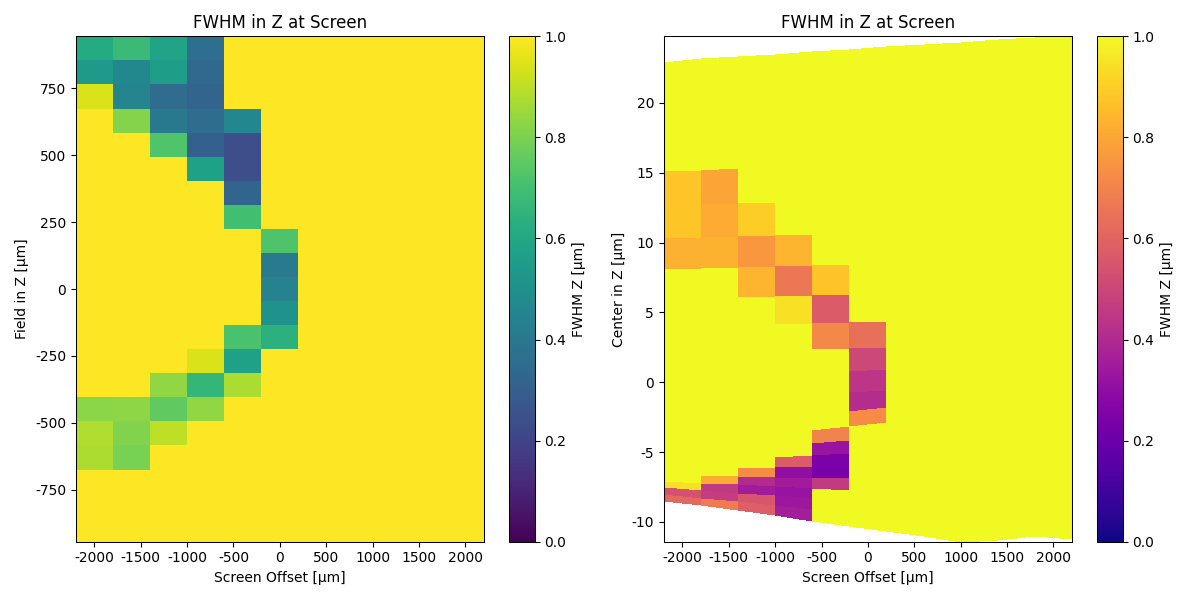

The script that saved this image:
# -*- coding: utf-8 -*-

import numpy as np
import sys
import os
# sys.path.append(r"/Users/lhuang/Documents/GitHub/xrt")
# sys.path.append(r"c:/GitHub/xrt")
sys.path.append(os.path.join('..', '..', '..'))
# from lei_oes import ConvexHyperbolicCylindricalMirrorXMF
import xrt.backends.raycing.sources as rsources
import xrt.backends.raycing.screens as rscreens
import xrt.backends.raycing.materials as rmats
import xrt.backends.raycing.materials_elemental as rmatsel
import xrt.backends.raycing.materials_compounds as rmatsco
import xrt.backends.raycing.materials_crystals as rmatscr
import xrt.backends.raycing.oes as roes
import xrt.backends.raycing.apertures as rapts
import xrt.backends.raycing.run as rrun
import xrt.backends.raycing as raycing
import xrt.plotter as xrtplot
import xrt.runner as xrtrun

import matplotlib.pyplot as plt

def _fwhm_from_hist(x, bins=201, rng=None, baseline=0.0):
    """
    Compute FWHM from 1D samples by histogramming and linearly
    interpolating the half-max crossings. Returns (width, xL, xR).
    """
    h, edges = np.histogram(x, bins=bins, range=rng)
    c = 0.5 * (edges[:-1] + edges[1:])

    # Peak & half level (with baseline)
    i_max = np.argmax(h)
    y_max = h[i_max]
    half = baseline + 0.5 * (y_max - baseline)

    # Left side crossing
    i_left = np.where(h[:i_max+1] <= half)[0]
    if i_left.size == 0:
        xL = c[0]
    else:
        i1 = i_left[-1]
        i2 = min(i1 + 1, i_max)
        xL = c[i1] + (half - h[i1]) * (c[i2] - c[i1]) / (h[i2] - h[i1] + 1e-30)

    # Right side crossing
    seg = h[i_max:]
    i_right = np.where(seg <= half)[0]
    if i_right.size == 0:
        xR = c[-1]
    else:
        j2 = i_right[0] + i_max
        j1 = max(j2 - 1, i_max)
        xR = c[j1] + (half - h[j1]) * (c[j2] - c[j1]) / (h[j2] - h[j1] + 1e-30)
        
    # Use the centoid of the histogram as the center of the distribution
    cz = np.sum(c * h) / np.sum(h) if np.sum(h) > 0 else 0.0

    return (xR - xL), xL, xR, cz


def fwhm_from_samples(samples, bins=201, range=None, baseline=0.0):
    """Tiny convenience wrapper."""
    return _fwhm_from_hist(np.asarray(samples, dtype=float),
                           bins=bins, rng=range, baseline=baseline)


# ===========================================================

m1_theta = 3.2169e-3
m1_p = 1457.6875
m1_q = 49.2891
m1_lu = 20.6970
m1_ld = 20.6970
m1_l = m1_lu + m1_ld

m2_theta = 3.3e-3
m2_p = 13.5490
m2_q = 6.5757
m2_lu = 7.0026
m2_ld = 4.5750

src_dx = 145.2e-3 / 5 / 2.355  # calculate RMS from FWHM
src_dz = 145.2e-3 / 5 / 2.355  # calculate RMS from FWHM

src_dxprime = 0.52e-3 / 2.355  # calculate RMS from FWHM
src_dzprime = 0.52e-3 / 2.355  # calculate RMS from FWHM

source_y0 = - m1_p * np.cos(m1_theta)
source_z0 = m1_p * np.sin(m1_theta)

m2_y = (m1_q - m2_p) * np.cos(m1_theta)
m2_z = (m1_q - m2_p) * np.sin(m1_theta)


def build_beamline(field_z = 0e-3, scr_offset = 0e-3): # field size in z direction

    # Update the source position based on the field size in z direction
    source_y = source_y0 + field_z * np.sin(m1_theta)
    source_z = source_z0 + field_z * np.cos(m1_theta)

    ca = (m1_theta + field_z/m1_p)*m1_l

    # Update the screen position based on the screen offset
    scr_y = m2_y + (m2_q + scr_offset) * np.cos(m1_theta + 2 * m2_theta)
    scr_z = m2_z + (m2_q + scr_offset) * np.sin(m1_theta + 2 * m2_theta)

    # ===========================================================

    beamLine = raycing.BeamLine()

    beamLine.geometricSource = rsources.GeometricSource(
        bl=beamLine,
        name="GS",
        center=[0, source_y, source_z],
        pitch=-m1_theta,
        nrays=500_000,
        dx=src_dx,
        dz=src_dz,
        dxprime=src_dxprime,
        dzprime=src_dzprime)

    beamLine.mask1 = rapts.RectangularAperture(
        bl=beamLine,
        name=r"Mask",
        center=[0, 0, 0],
        opening=[-10.0, 10.0, -ca/2, ca/2*1.2],
        x=[1.0, 0.0, 0.0],
        z=[0.0, 0.0, 1.0])

    beamLine.m1 = roes.ConcaveEllipticCylindricalMirrorXMF(
        bl=beamLine,
        name="HM",
        center=[0, 0, 0],
        theta=m1_theta,
        limPhysX=[-10.0, 10.0],
        limPhysY=[-m1_lu, m1_ld],
        p=m1_p,
        q=m1_q,
        )

    beamLine.m2 = roes.ConcaveHyperbolicCylindricalMirrorXMF(
        bl=beamLine,
        name="EM",
        center=[0, m2_y, m2_z],
        theta=m2_theta,
        extraPitch = m1_theta + m2_theta,
        limPhysX=[-10.0, 10.0],
        limPhysY=[-m2_lu, m2_ld],
        p=m2_p,
        q=m2_q,
        )

    beamLine.screen = rscreens.Screen(
        bl=beamLine,
        name="SCR",
        center=[0, scr_y, scr_z],
        z=[0, -np.sin(m1_theta+2*m2_theta), np.cos(m1_theta+2*m2_theta)]
    )

    return beamLine


def run_process(beamLine):
    geometricSource01beamGlobal01 = beamLine.geometricSource.shine()

    mask1_local = beamLine.mask1.propagate(
        beam=geometricSource01beamGlobal01)

    m1Param01beamGlobal01, m1Param01beamLocal01 = beamLine.m1.reflect(
        beam=geometricSource01beamGlobal01)

    m2Param01beamGlobal01, m2Param01beamLocal01 = beamLine.m2.reflect(
        beam=m1Param01beamGlobal01)

    screen01beamLocal01 = beamLine.screen.expose(
        beam=m2Param01beamGlobal01)

    outDict = {
        'geometricSource01beamGlobal01': geometricSource01beamGlobal01,
        'mask1Local': mask1_local,
        'm1Param01beamGlobal01': m1Param01beamGlobal01,
        'm1Param01beamLocal01': m1Param01beamLocal01,
        'm2Param01beamGlobal01': m2Param01beamGlobal01,
        'm2Param01beamLocal01': m2Param01beamLocal01,
        'screen01beamLocal01': screen01beamLocal01}
    beamLine.prepare_flow()
    
    # === FWHM at screen (local coordinates) ==============================
    # Keep only good rays
    b = screen01beamLocal01
    # XRT typically flags good rays with state == 1
    good = (b.state == 1)

    x = b.x[good]   # meters
    z = b.z[good]   # meters
    xr = (np.nanmin(x), np.nanmax(x))
    zr = (np.nanmin(z), np.nanmax(z))

    fwhm_x, xL, xR, _ = fwhm_from_samples(x, bins=min([round(np.sum(good)/100), 512]), range=xr, baseline=0.0)
    fwhm_z, zL, zR, _ = fwhm_from_samples(z, bins=min([round(np.sum(good)/100), 512]), range=zr, baseline=0.0)

    print(f"[Screen @ local]  FWHM_x = {fwhm_x:.6e} mm  ({fwhm_x*1e3:.3f} µm)")
    print(f"[Screen @ local]  FWHM_z = {fwhm_z:.6e} mm  ({fwhm_z*1e3:.3f} µm)")
    # =====================================================================
    
    beamLine.fwhm_x = fwhm_x
    beamLine.fwhm_z = fwhm_z
    beamLine.screen01beamLocal01 = screen01beamLocal01

    return outDict

rrun.run_process = run_process


def define_plots():
    plots = []

    Source = xrtplot.XYCPlot(
        beam=r"geometricSource01beamGlobal01",
        xaxis=xrtplot.XYCAxis(
            label=r"x",
            fwhmFormatStr=r"%.3f",
            unit="um",
            factor=1e3),
        yaxis=xrtplot.XYCAxis(
            label=r"z",
            fwhmFormatStr=r"%.3f",
            # limits=[source_z0*1e3-1500, source_z0*1e3+1500],
            # offset=source_z0*1e3,
            unit="um",
            factor=1e3),
        caxis=xrtplot.XYCAxis(
            label=r"energy",
            unit=r"eV"),
        title=r"Source",
        aspect="equal")
    plots.append(Source)

    M1Footprint = xrtplot.XYCPlot(
        beam=r"m1Param01beamLocal01",
        xaxis=xrtplot.XYCAxis(
            label=r"x",
            fwhmFormatStr=r"%.3f",
            # limits=[-1_000, 1_000],
            unit="um",
            factor=1e3),
        yaxis=xrtplot.XYCAxis(
            label=r"y",
            fwhmFormatStr=r"%.3f",
            limits=[-m1_lu*1e3, m1_ld*1e3],
            unit="um",
            factor=1e3),
        caxis=xrtplot.XYCAxis(
            label=r"energy",
            unit=r"eV"),
        title=r"Footprint",
        aspect="auto")
    plots.append(M1Footprint)
    
    M2Footprint = xrtplot.XYCPlot(
        beam=r"m2Param01beamLocal01",
        xaxis=xrtplot.XYCAxis(
            label=r"x",
            fwhmFormatStr=r"%.3f",
            # limits=[-5_000, 5_000],
            unit="um",
            factor=1e3),
        yaxis=xrtplot.XYCAxis(
            label=r"y",
            fwhmFormatStr=r"%.3f",
            limits=[-m2_lu*1e3, m2_ld*1e3],
            unit="um",
            factor=1e3),
        caxis=xrtplot.XYCAxis(
            label=r"energy",
            unit=r"eV"),
        title=r"Footprint",
        aspect="auto")
    plots.append(M2Footprint)

    Focus = xrtplot.XYCPlot(
        beam=r"screen01beamLocal01",
        xaxis=xrtplot.XYCAxis(
            label=r"x",
            fwhmFormatStr=r"%.3f",
            unit="um",
            factor=1e3),
        yaxis=xrtplot.XYCAxis(
            label=r"z",
            fwhmFormatStr=r"%.3f",
            unit="um",
            factor=1e3),
        caxis=xrtplot.XYCAxis(
            label=r"energy",
            unit=r"eV"),
        aspect=r"auto",
        title=r"Focus")
    plots.append(Focus)

    return plots


def main():

    fwhm_x_um = []
    fwhm_z_um = []
    field_z_um = np.linspace(-900, 900, 21)
    scr_offsets_um = np.linspace(-2000, 2000, 11)

    cz2d = np.zeros((len(field_z_um), len(scr_offsets_um)))
    fwhm_z2d = np.zeros((len(field_z_um), len(scr_offsets_um)))
    for idx_z, field_z in enumerate(field_z_um * 1e-3):
        for idx_so, scr_offset in enumerate(scr_offsets_um * 1e-3):

            beamLine = build_beamline(field_z, scr_offset)

            E0 = list(beamLine.geometricSource.energies)[0]
            beamLine.alignE = E0
            # plots = define_plots()
            xrtrun.run_ray_tracing(
                #plots=plots,
                repeats=1,
                processes=1,
                backend=r"raycing",
                beamLine=beamLine)
            # beamLine.glow()
            fwhm_x_um.append(beamLine.fwhm_x*1e3)
            fwhm_z_um.append(beamLine.fwhm_z*1e3)

            # === FWHM at screen (local coordinates) ==============================

            # Keep only good rays
            b = beamLine.screen01beamLocal01
            # XRT typically flags good rays with state == 1
            good = b.state == 1
            print(f"[good]  good = {np.sum(good)}")

            x = b.x[good]   # meters
            z = b.z[good]   # meters
            xr = (np.nanmin(x), np.nanmax(x))
            zr = (np.nanmin(z), np.nanmax(z))

            fwhm_x, _, _, _ = fwhm_from_samples(x, bins=min(round(np.sum(good)/100), 512), range=xr, baseline=0.0)
            fwhm_z, zL, zR, cz = fwhm_from_samples(z, bins=min([round(np.sum(good)/100), 512]), range=zr, baseline=0.0)

            print(f"[Screen @ local]  FWHM_x = {fwhm_x:.6e} mm  ({fwhm_x*1e3:.3f} µm)")
            print(f"[Screen @ local]  FWHM_z = {fwhm_z:.6e} mm  ({fwhm_z*1e3:.3f} µm)")
            print(f"[Screen @ local]  cz = {cz:.6e} mm  ({cz*1e3:.3f} µm)")

            cz2d[idx_z, idx_so] = cz
            fwhm_z2d[idx_z, idx_so] = fwhm_z

    # Plotting the results
    fig, axes = plt.subplots(1, 2, figsize=(12, 6))

    field_z2d_um, scr_offsets2d_um = np.meshgrid(field_z_um, scr_offsets_um, indexing='ij')
    c = axes[0].pcolormesh(scr_offsets2d_um, field_z2d_um, fwhm_z2d*1e3, shading="auto", cmap="viridis")
    axes[0].set_xlabel('Screen Offset [µm]')
    axes[0].set_ylabel('Field in Z [µm]')
    axes[0].set_title('FWHM in Z at Screen')
    fig.colorbar(c, ax=axes[0], label='FWHM Z [µm]')
    c.set_clim(vmin=0, vmax=1.0)

    c = axes[1].pcolormesh(scr_offsets2d_um, cz2d*1e3, fwhm_z2d*1e3, shading="auto", cmap="plasma")
    axes[1].set_xlabel("Screen Offset [µm]")
    axes[1].set_ylabel("Center in Z [µm]")
    axes[1].set_title("FWHM in Z at Screen")
    fig.colorbar(c, ax=axes[1], label="FWHM Z [µm]")
    c.set_clim(vmin=0, vmax=1.0)

    plt.tight_layout()

    # Save the figure in the current script directory
    script_dir = os.path.dirname(os.path.abspath(__file__))
    fig_path = os.path.join(
        script_dir, "XRF Reverse Confocal Microscope 2-mm-wd HAKB-I-Screen-offset.png"
    )
    fig.savefig(fig_path)
    print(f"Figure saved to: {fig_path}")

    plt.show()

if __name__ == '__main__':
    main()
